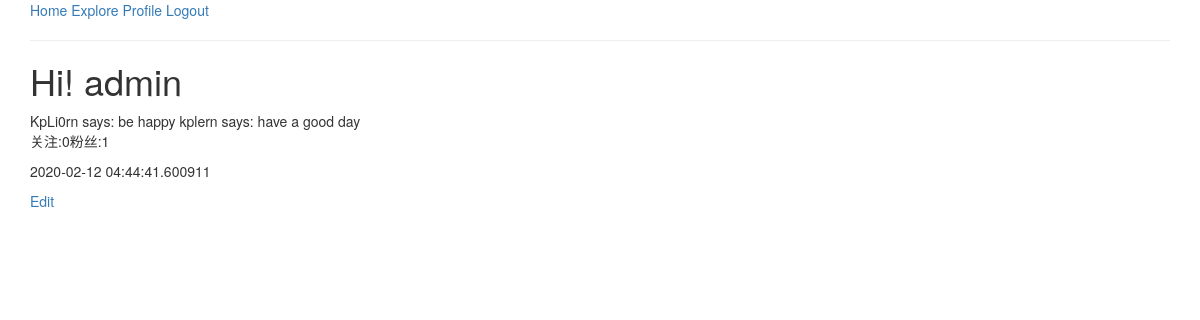
The page /user/admin (signed in) on the database as committed earlier.
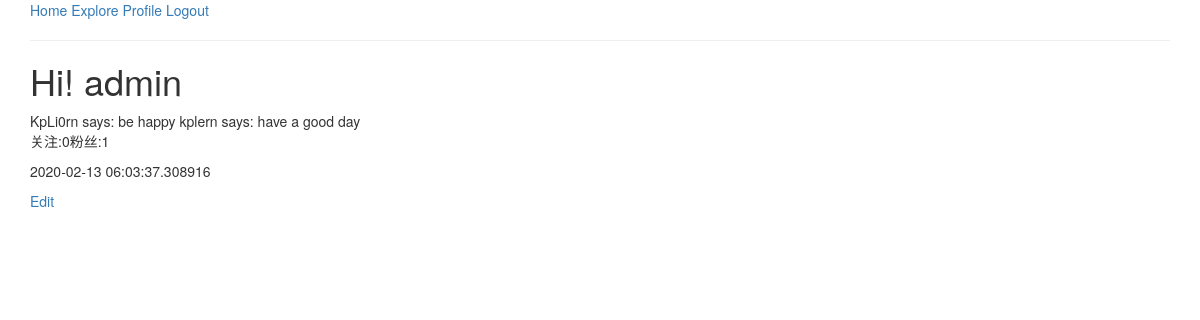
The same page on the database as committed later.
### app/models.py (models this page shows, shortened)
class User(UserMixin,db.Model):   # User 继承 db.Model 是所有类型的基类  UserMixin 这个是基类包含了四种校验属性
    id = db.Column(db.Integer,primary_key=True)
    username = db.Column(db.String(length=10),index=True,unique=True)
    password_hash = db.Column(db.String(length=128))
    email = db.Column(db.String(length=50),index=True,unique=True)
    posts = db.relationship("Post",backref="author",lazy="dynamic")    # backref 有点类似快捷方式 这里是一对多关系 因为一个人可以发多个post 我们在post里面建立一个联系到user
    about_me = db.Column(db.String(150))
    last_seen = db.Column(db.DateTime,default=datetime.utcnow)
    followed = db.relationship('User',secondary=followers,
                               primaryjoin=(followers.c.follower_id == id),
                               secondaryjoin=(followers.c.followed_id == id),
                               backref=db.backref('followers',lazy='dynamic'),lazy='dynamic')  # 返回的类型是一个列表 对followers表进行了一个关联  返回对数据是列表

### app/routes.py (the view)
@app.route('/user/<username>',methods=['GET','POST'])
@login_required
def user(username):
    user = User.query.filter_by(username=username).first_or_404()
    posts = [{
        "author": "KpLi0rn",
        "content": "be happy"
    },
        {
            "author": "kplern",
            "content": "have a good day"
        }]
    return render_template("profile.html",user=user,posts=posts)

### app/models.py (called while the page is built)
@login.user_loader
def load_user(id):
    return User.query.get(int(id))

### app/routes.py (called while the page is built)
@app.before_request
def before_request():   # 将时间 和 表单里面进行一个联系  利用 app.before_request 在试图函数之前进行一个运行
    if current_user.is_authenticated:
        current_user.last_seen = datetime.utcnow()
        db.session.commit()

### app/templates/profile.html (shortened to what this page needs)
{% extends "base.html" %}
{% import "bootstrap/wtf.html" as wtf %}
{% block app_content %}
    <h1>Hi! {{user.username}}</h1>
    {% for post in posts %}
    {{post.author}} says: {{post.content}}
    {% endfor %}
    <p>
        关注:{{user.followed.count()}}粉丝:{{user.followers.count()}}
    </p>
    <p>
        {% if user.last_seen %}
        {{ user.last_seen }}
        {% endif %}
    </p>
    <p>
        {% if current_user == user %}
        <a href="{{url_for('edit_profile')}}">Edit</a>
        {% endif %}
    </p>
{% endblock %}

Rows that differ between the two databases and show on the page:
changed User "admin": last_seen "2020-02-12 04:44:41.600911" → "2020-02-13 06:03:37.308916"
